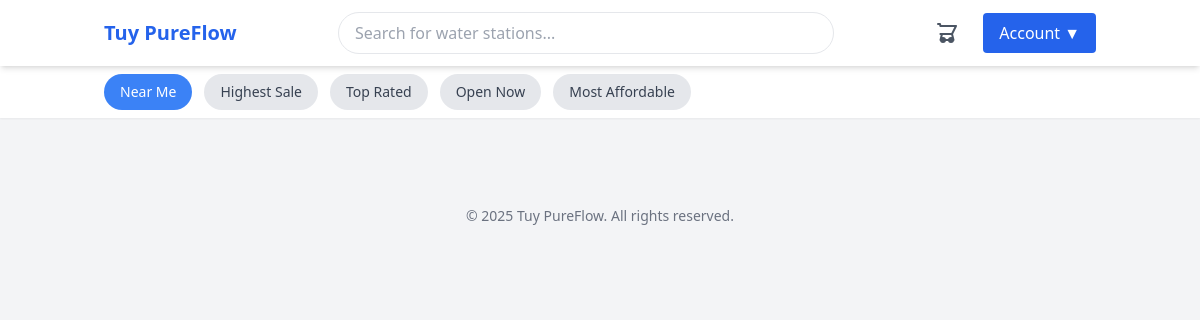
The page /Consumer/landing_page.php on the database as committed earlier.
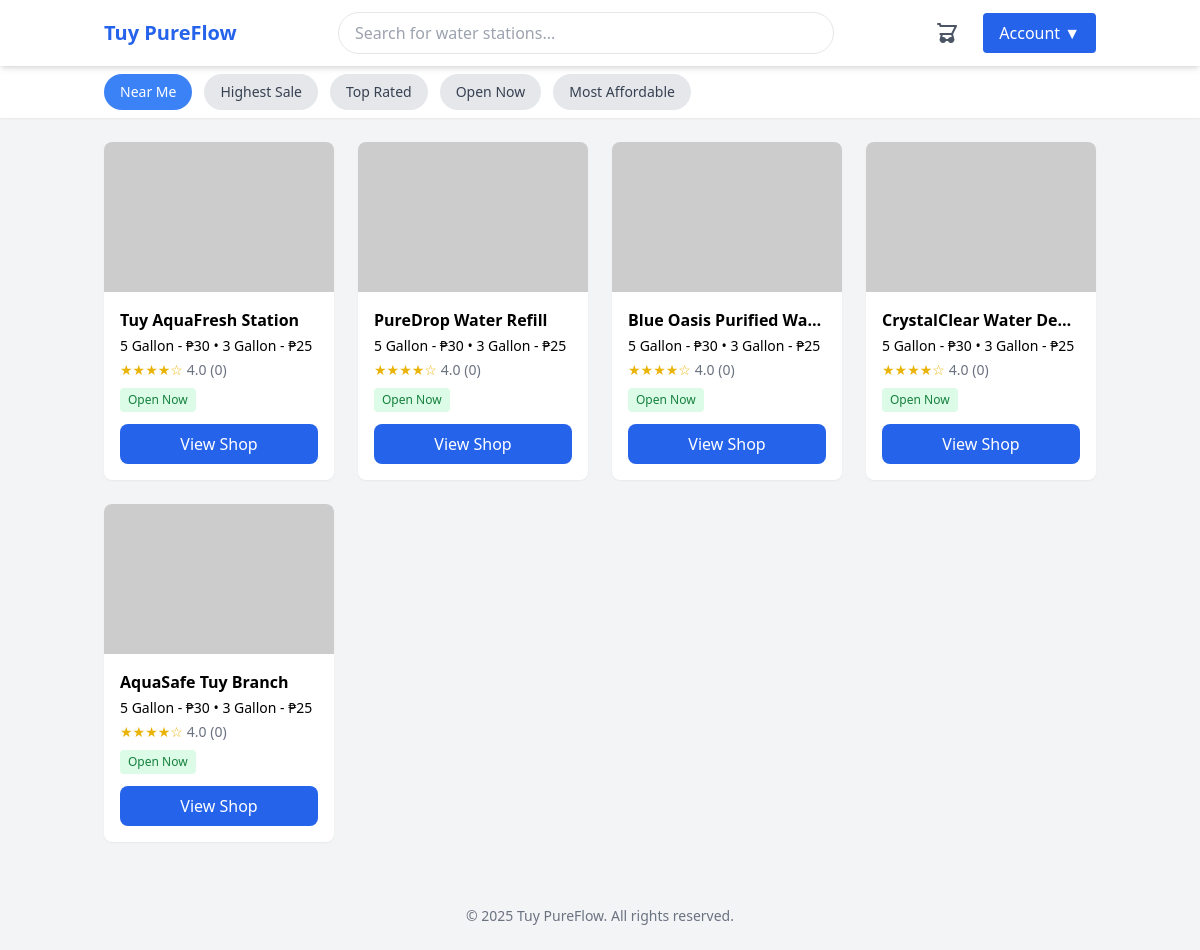
The same page on the database as committed later.
### tables this page shows
CREATE TABLE `shop` (
  `shop_id` int(11) NOT NULL AUTO_INCREMENT,
  `distributor_id` int(11) NOT NULL,
  `name` varchar(100) NOT NULL,
  `location` varchar(255) NOT NULL,
  `contact_number` varchar(15) NOT NULL,
  `latitude` decimal(10,7) DEFAULT NULL,
  `longitude` decimal(10,7) DEFAULT NULL,
  `average_rating` decimal(3,2) DEFAULT 0.00,
  `open_time` time DEFAULT '08:00:00',
  `close_time` time DEFAULT '17:00:00',
  `created_at` timestamp NOT NULL DEFAULT current_timestamp(),
  PRIMARY KEY (`shop_id`),
  FOREIGN KEY (`distributor_id`) REFERENCES `distributor`(`distributor_id`) ON DELETE CASCADE
);

### Consumer/landing_page.php (the view, shortened to what this page needs)
<?php
include '../db.php';
$stmt = $conn->query("SELECT * FROM shop");
$stations = $stmt->fetchAll();
?>
<!DOCTYPE html>
<html lang="en">
<head>
  <script src="https://cdn.tailwindcss.com"></script>
  <link rel="stylesheet" href="assets/style.css">
</head>
<body class="bg-gray-100 font-sans">
  <header class="bg-white shadow-md sticky top-0 z-50">
    <div class="container mx-auto px-4 py-3 flex justify-between items-center">
      <h1 class="text-xl font-bold text-blue-600">Tuy PureFlow</h1>
      <input type="text" placeholder="Search for water stations..." class="px-4 py-2 border rounded-full w-1/2 focus:outline-none focus:ring-2 focus:ring-blue-500" />
      <div class="flex gap-4 items-center">
        <a href="cart.php" class="relative">
          <svg class="w-6 h-6 text-gray-600 hover:text-blue-600" fill="none" stroke="currentColor" viewBox="0 0 24 24">
            <path stroke-linecap="round" stroke-linejoin="round" stroke-width="2" d="M3 3h2l.4 2M7 13h10l4-8H5.4M7 13l-1.5 6h13l-1.5-6M7 13H5.4M16 21a2 2 0 100-4 2 2 0 000 4zm-8 0a2 2 0 100-4 2 2 0 000 4z"></path>
          </svg>
        </a>
        <?php if (isset($_SESSION['consumer_id'])): ?>
          <a href="account.php" class="text-sm text-gray-600 hover:text-blue-600">
            Hello, <?= htmlspecialchars($_SESSION['consumer_name']) ?>
          </a>
          <a href="logout.php" class="text-sm text-red-500 hover:bg-red-100 hover:text-red-700 px-2 py-1 rounded transition">Logout</a>
        <?php else: ?>
          <div class="relative group">
            <button class="ml-2 px-4 py-2 bg-blue-600 text-white rounded hover:bg-blue-700 font-medium flex items-center gap-1 focus:outline-none">
              Account
              <span class="transform transition-transform group-hover:rotate-180">▼</span>
            </button>
          </div>
        <?php endif; ?>
      </div>
    </div>
  </header>
  <nav class="bg-white py-2 shadow-sm">
    <div class="container mx-auto px-4 flex gap-3 overflow-x-auto text-sm font-medium whitespace-nowrap">
      <button class="bg-blue-500 text-white px-4 py-2 rounded-full">Near Me</button>
      <button class="bg-gray-200 text-gray-700 px-4 py-2 rounded-full">Highest Sale</button>
      <button class="bg-gray-200 text-gray-700 px-4 py-2 rounded-full">Top Rated</button>
      <button class="bg-gray-200 text-gray-700 px-4 py-2 rounded-full">Open Now</button>
      <button class="bg-gray-200 text-gray-700 px-4 py-2 rounded-full">Most Affordable</button>
    </div>
  </nav>
  <main class="container mx-auto px-4 mt-6 grid gap-6 grid-cols-2 md:grid-cols-3 lg:grid-cols-4">
    <?php foreach ($stations as $station): ?>
    <div class="bg-white rounded-lg shadow-sm overflow-hidden hover:shadow-md transition shop-card">
      <img src="<?= htmlspecialchars($station['image_url'] ?? 'https://via.placeholder.com/300x150') ?>" alt="Shop" class="w-full h-36 object-cover" />
      <div class="p-4">
        <h2 class="text-md font-semibold truncate"><?= htmlspecialchars($station['name'] ?? 'Shop') ?></h2>
        <p class="text-sm mt-1"><?= htmlspecialchars($station['products'] ?? '5 Gallon - ₱30 • 3 Gallon - ₱25') ?></p>
        <div class="flex items-center text-sm mt-1">
          <span class="text-yellow-500 mr-1">
            <?php
              $rating = round($station['rating'] ?? 4);
              for ($i = 0; $i < 5; $i++) {
                echo $i < $rating ? '★' : '☆';
              }
            ?>
          </span>
          <span class="text-gray-500"><?= number_format($station['rating'] ?? 4.0, 1) ?> (<?= $station['reviews'] ?? 0 ?>)</span>
        </div>
        <?php if (($station['is_open'] ?? 1) == 1): ?>
          <span class="inline-block mt-2 px-2 py-1 text-xs rounded bg-green-100 text-green-700">Open Now</span>
        <?php else: ?>
          <span class="inline-block mt-2 px-2 py-1 text-xs rounded bg-red-100 text-red-700">Closed</span>
        <?php endif; ?>
        <a href="shop_page.php?shop_id=<?= urlencode($station['shop_id']) ?>" class="view-button mt-3 w-full py-2 text-center text-white rounded-lg block bg-blue-600 hover:bg-blue-700">View Shop</a>
      </div>
    </div>
    <?php endforeach; ?>
  </main>
  <footer class="mt-10 py-6 text-center text-gray-500 text-sm">
    &copy; 2025 Tuy PureFlow. All rights reserved.
  </footer>
</body>
</html>

### Consumer/assets/style.css (style rules this page uses)
body { font-family: 'Segoe UI', Tahoma, Geneva, Verdana, sans-serif; }
.shop-card img { object-fit: cover; height: 150px; }
.shop-card .view-button { background-color: #2563eb; color: white; }

Rows that differ between the two databases and show on the page:
added shop: name "Tuy AquaFresh Station", products "5 Gallon - ₱30 • 3 Gallon - ₱25", rating "4.0", reviews "0"
added shop: name "PureDrop Water Refill", products "5 Gallon - ₱30 • 3 Gallon - ₱25", rating "4.0", reviews "0"
added shop: name "Blue Oasis Purified Wa…", products "5 Gallon - ₱30 • 3 Gallon - ₱25", rating "4.0", reviews "0"
added shop: name "CrystalClear Water De…", products "5 Gallon - ₱30 • 3 Gallon - ₱25", rating "4.0", reviews "0"
added shop: name "AquaSafe Tuy Branch", products "5 Gallon - ₱30 • 3 Gallon - ₱25", rating "4.0", reviews "0"
